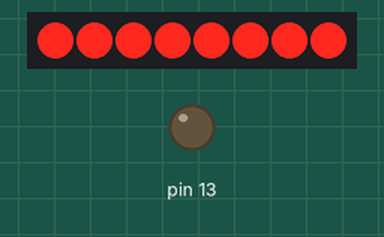
A sketch run on a simulated Arduino Uno, built with avr-gcc and run on an emulated ATmega328P. Parts: 8 port-expander outputs drawn as a row of LEDs (first output left, lit = HIGH), output pins drawn as LEDs (lit = HIGH). Wiring (inferred from the names in the program): PCF8574 port expander at I2C address 0x38. Wiring (inferred from the signals the program sends): row of LEDs: on Q0, Q1, Q2, Q3, Q4, Q5, Q6, Q7.

Above: at 0.2 s.
At 1.2 s:
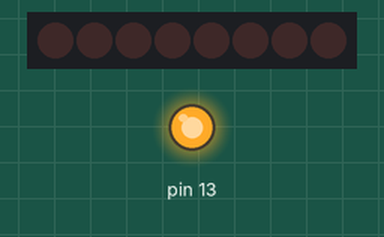
At 3.7 s:
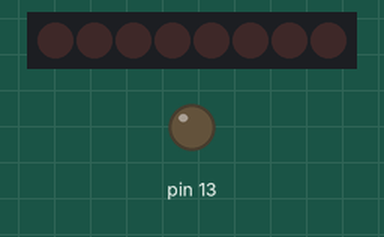
Timing chart, 0 to 4.6 s (numbered marks = the images above):
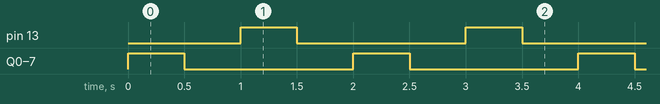

The sketch:

i2c_Test.ino
```cpp
#include <Wire.h>
void setup()

{
   pinMode(13, OUTPUT);
    Wire.begin();
}

void loop()
{


Wire.beginTransmission(0x38);     //Begin the transmission to PCF8574AP
Wire.write(0);                                //Send the data to PCF8574
Wire.endTransmission();
delay(500);
Wire.beginTransmission(0x38);     //Begin the transmission to PCF8574
Wire.write(255);                                //Send the data to PCF8574
Wire.endTransmission();
delay(500);
digitalWrite(13,HIGH);
delay(500);
digitalWrite(13,LOW);
delay(500);
}
```

Measured:
- by itself, pin 13, Q0–7: alternates HIGH for 0.50 s and LOW for 1.5 s
- by itself, everything shown: repeats every 2.0 s, in 4 steps
